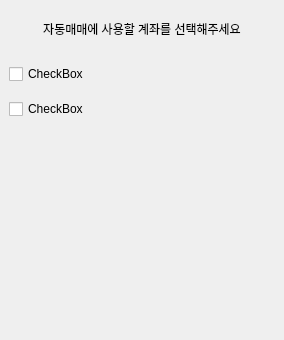
<?xml version="1.0" encoding="UTF-8"?>
<ui version="4.0">
 <class>MainWindow</class>
 <widget class="QMainWindow" name="MainWindow">
  <property name="geometry">
   <rect>
    <x>0</x>
    <y>0</y>
    <width>284</width>
    <height>340</height>
   </rect>
  </property>
  <property name="windowTitle">
   <string>MainWindow</string>
  </property>
  <widget class="QWidget" name="centralwidget">
   <layout class="QVBoxLayout" name="verticalLayout">
    <property name="spacing">
     <number>15</number>
    </property>
    <item>
     <widget class="QLabel" name="label">
      <property name="sizePolicy">
       <sizepolicy hsizetype="Preferred" vsizetype="Fixed">
        <horstretch>0</horstretch>
        <verstretch>0</verstretch>
       </sizepolicy>
      </property>
      <property name="minimumSize">
       <size>
        <width>0</width>
        <height>40</height>
       </size>
      </property>
      <property name="text">
       <string>자동매매에 사용할 계좌를 선택해주세요</string>
      </property>
      <property name="alignment">
       <set>Qt::AlignCenter</set>
      </property>
     </widget>
    </item>
    <item>
     <widget class="QCheckBox" name="checkBox">
      <property name="text">
       <string>CheckBox</string>
      </property>
     </widget>
    </item>
    <item>
     <widget class="QCheckBox" name="checkBox_2">
      <property name="text">
       <string>CheckBox</string>
      </property>
     </widget>
    </item>
    <item>
     <spacer name="verticalSpacer">
      <property name="orientation">
       <enum>Qt::Vertical</enum>
      </property>
      <property name="sizeHint" stdset="0">
       <size>
        <width>20</width>
        <height>40</height>
       </size>
      </property>
     </spacer>
    </item>
   </layout>
  </widget>
 </widget>
 <resources/>
 <connections/>
</ui>
